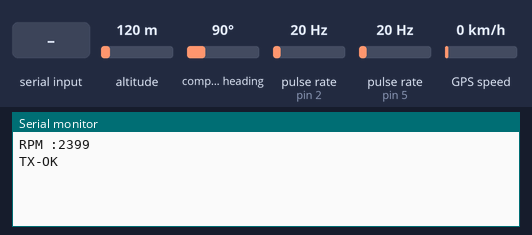
The sketch below on a simulated Arduino Uno, built with avr-gcc and run on an emulated ATmega328P. On the bench: the last lines printed to the serial monitor. Wiring (inferred from the names in the program): 2 × pulse sensor: data pin 2 / data pin 5. The test bench sets the inputs (shaded band); at power-on: altitude 120 m, pulse rate (sensors on pin 2, pin 5) 20 Hz, compass heading 90°, GPS speed 0 km/h. The GPS gets a fix after 3 s at 37.7749, -122.4194 with 8 satellites; no radio packets arrive unless stated.

Above: at 1.2 s.
1.3 s: altitude set to 20 m
At 1.3 s:
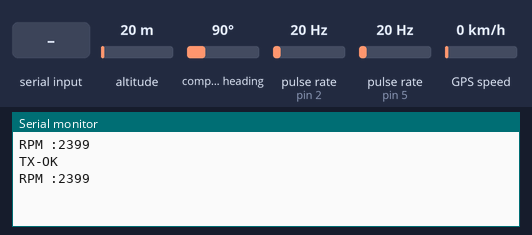
2.8 s: pulse rate (sensor on pin 2) set to 4 Hz
At 4.1 s:
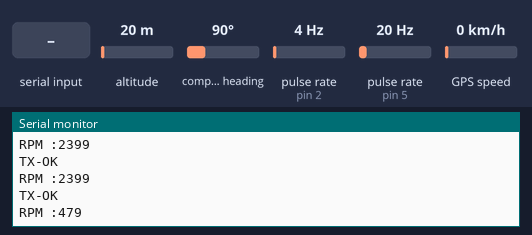
4.3 s: pulse rate (sensor on pin 2) set to 50 Hz
At 5.6 s:
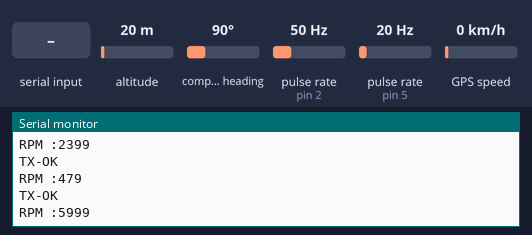
5.8 s: pulse rate (sensor on pin 5) set to 100 Hz
At 7.2 s:
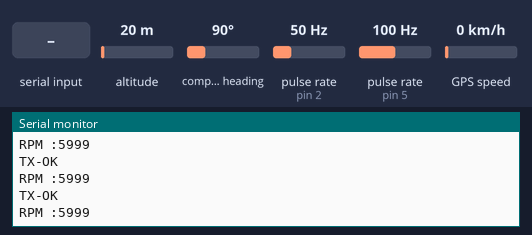
7.3 s: "1" received over the second serial link
8.8 s: compass heading set to 7°
At 10.5 s:
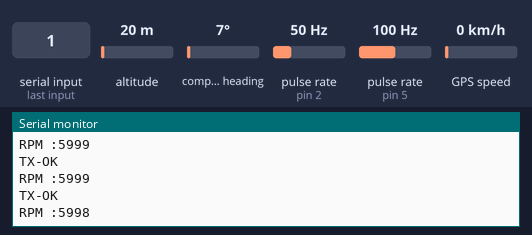
Timing chart, 0 to 11.3 s (numbered marks = the images above; inputs shaded):
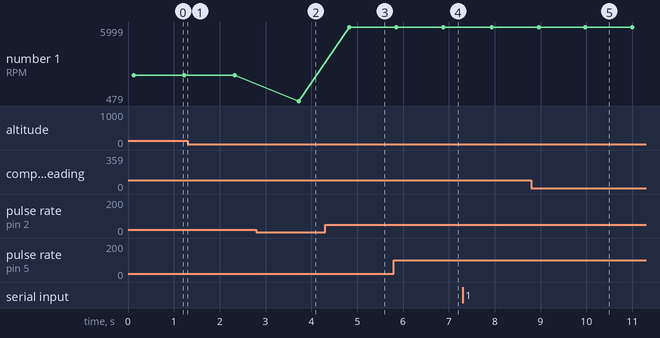

The sketch:

final_transmitter.ino
```cpp
// GPS libs
#include <SoftwareSerial.h>
#include <TinyGPS.h>

// LoRa libs
#include <SPI.h>
#include <nRF24L01.h>
#include <RF24.h>

// GPS
TinyGPS gps;
SoftwareSerial ss(4, 3); // RX -> D3  TX -> D4
static void smartdelay(unsigned long ms);
static void print_float(float val, float invalid, int len, int prec);

// LoRa
RF24 radio(9, 8);  // CE, CSN   create an RF24 object
const byte address[6] = "1Node";  // address through which two modules communicate.

struct Telemetry {
  float       speed_mph;     // 4 bytes
  uint32_t    primary_rpm;   // 4 bytes
  uint32_t    secondary_rpm; // 4 bytes
};

// hall sensor
int hallprimary_pin = 2; // Hall sensor for primary cvt at pin 2
int hallsecondary_pin = 5; // Hall sensor for secondary cvt at pin 5
unsigned long primary_rpm = 0;
unsigned long secondary_rpm = 0;
unsigned long duration1, duration2;


void setup() {
  Serial.begin(9600);
  radio.begin(); // Initialize radio communication

  // Serial.print("Testing TinyGPS library v. "); Serial.println(TinyGPS::library_version());

  // LoRa
  // radio.openWritingPipe(address[1]); // set the writing address // radio.openReadingPipe(1, address[0])
  radio.openWritingPipe(address);
  radio.setPALevel(RF24_PA_MIN);
  radio.stopListening(); //Set module as transmitter
  // radio.printPrettyDetails(); // Print radio details for debugging

  // hall sensor
  pinMode(hallprimary_pin, INPUT); //Sets sensor as input
  pinMode(hallsecondary_pin, INPUT); //Sets sensor as input
  // Serial.println("Hall effect sensor test:");

  ss.begin(9600);
}

void loop() {

  // GPS Speedometer
  // print_float(gps.f_speed_kmph(), TinyGPS::GPS_INVALID_F_SPEED, 6, 2);
  float speed_data = gps.f_speed_mph();


  // hall sensor
  //starttime = millis();
  duration1 = pulseIn(hallprimary_pin, RISING, 1000000); //times the amount of microseconds the motor is not timing IR, Times out after 100000 uS. Raise the timeout for slower RPM readings. .5 second
  duration2 = pulseIn(hallsecondary_pin, RISING, 1000000);
  //elapsedTime=millis()-starttime;
  if (duration1 > 0) primary_rpm = 60000000.0 / duration1;
  else primary_rpm = 0;

  if (duration2 > 0) secondary_rpm = 60000000.0 / duration2;
  else secondary_rpm = 0;


 if(primary_rpm>0){
    String outMsg = String("RPM :") + primary_rpm;
    Serial.println(outMsg);
    smartdelay(1000);
  }else{
  smartdelay(1000);
  }

  // LoRa
  Telemetry pkt;
  pkt.speed_mph    = speed_data;
  pkt.primary_rpm  = primary_rpm;
  pkt.secondary_rpm = secondary_rpm;

  bool report = radio.write(&pkt, sizeof(pkt));
  Serial.println(report ? "TX-OK" : "TX-Fail");

  // if (radio.isAckPayloadAvailable()) {          // Test if ACK was received
  //   Serial.println("Yes Ack");
  // } else {
  //   Serial.println("No Ack");
  // }

}


static void smartdelay(unsigned long ms)
{
  unsigned long start = millis();
  do
  {
    while (ss.available())
      gps.encode(ss.read());
  } while (millis() - start < ms);
}
```

Measured:
- after the input at 2.8 s, the serial monitor: prints a new line after 0.93 s (image 2)
- after the input at 4.3 s, the serial monitor: prints a new line after 0.53 s (image 3)
- after the input at 8.8 s, the serial monitor: prints a new line after 1.2 s (image 5)
- plotted number 1: 2399 → 479 after the input at 2.8 s, 479 → 5999 after the input at 4.3 s
